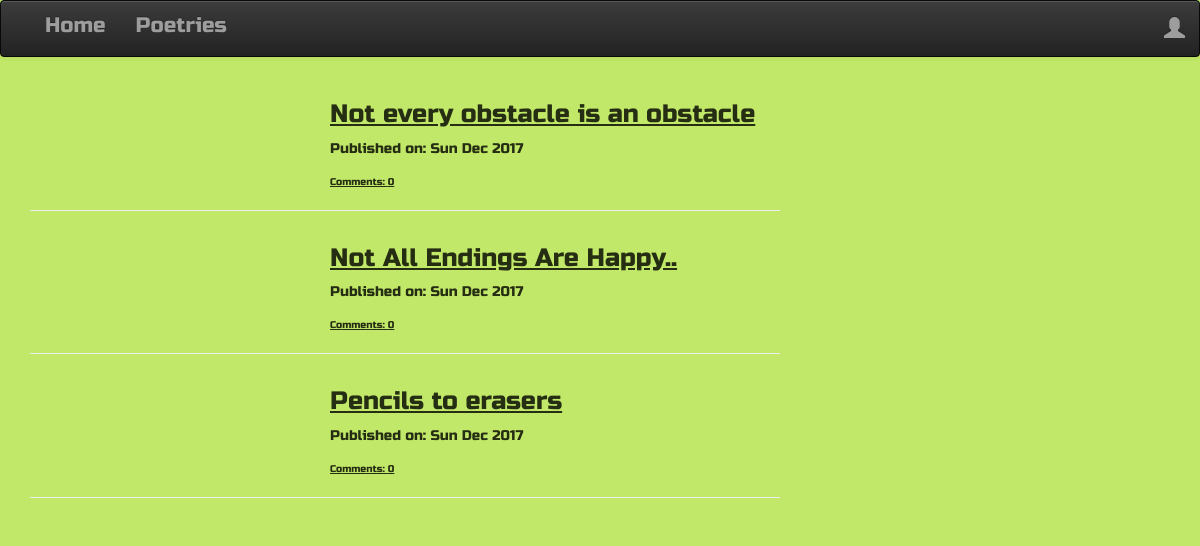
Page /poetries/ on the committed database.
### poetries/models.py (models this page shows, shortened)
class Poetry(models.Model):
    author = models.ForeignKey('auth.User')
    title = models.CharField(max_length=200)
    text = models.TextField()
    create_date = models.DateTimeField(default=timezone.now)
    published_date = models.DateTimeField(blank=True,null=True)
    def approve_comments(self):
        return self.comments.filter(approved_comment=True)

### poetries/views.py (the view)
# urls.py: url(r'^poetries/$',views.PoetryListView.as_view(),name='poetry_list'),
class PoetryListView(ListView):
    model = Poetry
    def get_queryset(self):
        return Poetry.objects.filter(published_date__lte=timezone.now()).order_by('-published_date')

### poetries/templates/poetries/poetry_list.html (shortened to what this page needs)
{% extends 'poetries/base.html' %}
{% block content %}
<div class="centerstage">
    {% for poetry in poetry_list %}
        <div class="poetry">
          {% if poetry.published_date %}
            <h1><a href="{% url 'poetry_detail' pk=poetry.pk %}">{{ poetry.title }}</a></h1>
                <p>Published on: {{ poetry.published_date|date:"D M Y"}}</p>
            <a href="{% url 'poetry_detail' pk=poetry.pk %}">Comments: {{ poetry.approve_comments.count }}</a>
            <hr>
            {% endif %}
        </div>
    {% endfor %}
</div>
{% endblock %}

### poetries/templates/poetries/base.html (shortened to what this page needs)
<!DOCTYPE html>
{% load staticfiles %}
<html>
    <head>
        <link rel="stylesheet" href="https://maxcdn.bootstrapcdn.com/bootstrap/3.3.7/css/bootstrap.min.css">
        <link rel="stylesheet" href="https://maxcdn.bootstrapcdn.com/bootstrap/3.3.7/css/bootstrap-theme.min.css">
        <link rel="stylesheet" href="{% static 'css/poetries.css' %}">
<body>
  <nav class="navbar navbar-default techfont custom-navbar navbar-inverse">
    <div class="container">
      <ul class="nav navbar-nav">
        <li><a href="{% url 'index' %}">Home</a></li>
        <li><a href="{% url 'poetry_list' %}">Poetries</a></li>
      </ul>
      <ul class="nav navbar-nav navbar-right">
        {% if user.is_authenticated %}
        <li>
          <a href="{% url 'poetry_new' %}" >New Poetry</a>
        </li>
        <li>
          <a href="/drafts/">Drafts</a>
        </li>
        <li>
          <a href="{% url 'logout' %}" >Log out</a>
        </li>
        <li>
          <a >{{ user.username|title }}</a>
        </li>
          {% else %}
          <li><a class='nav navbar-right' href="{% url 'login' %}" ><span class="glyphicon glyphicon-user"></span></a></li>
        {% endif %}
      </ul>
  </div>
</nav>
        <div class="content container">
            <div class="row">
                <div class="col-md-8">
                    {% block content %}
                    {% endblock %}
                </div>
            </div>
        </div>
</body>
</html>

### poetries/static/css/poetries.css (style rules this page uses)
body { background-color: #c1e868; }
.techfont { font-family: 'Russo One', sans-serif; font-size: 1.5em; margin-bottom: 10px; }
.centerstage { margin-left: auto; margin-right: auto; }
.poetry p { margin-left: 40%; color: #252d12; font-family: 'Russo One', sans-serif; }
.poetry a { margin-left: 40%; color: #252d12; text-decoration: underline; font-family: 'Russo One', sans-serif; font-size: 0.7em; }

### rows in the picture
Poetry: title "Not every obstacle is an obstacle", published_date "Sun Dec 2017", approve_comments.count "0"
Poetry: title "Not All Endings Are Happy..", published_date "Sun Dec 2017", approve_comments.count "0"
Poetry: title "Pencils to erasers", published_date "Sun Dec 2017", approve_comments.count "0"
